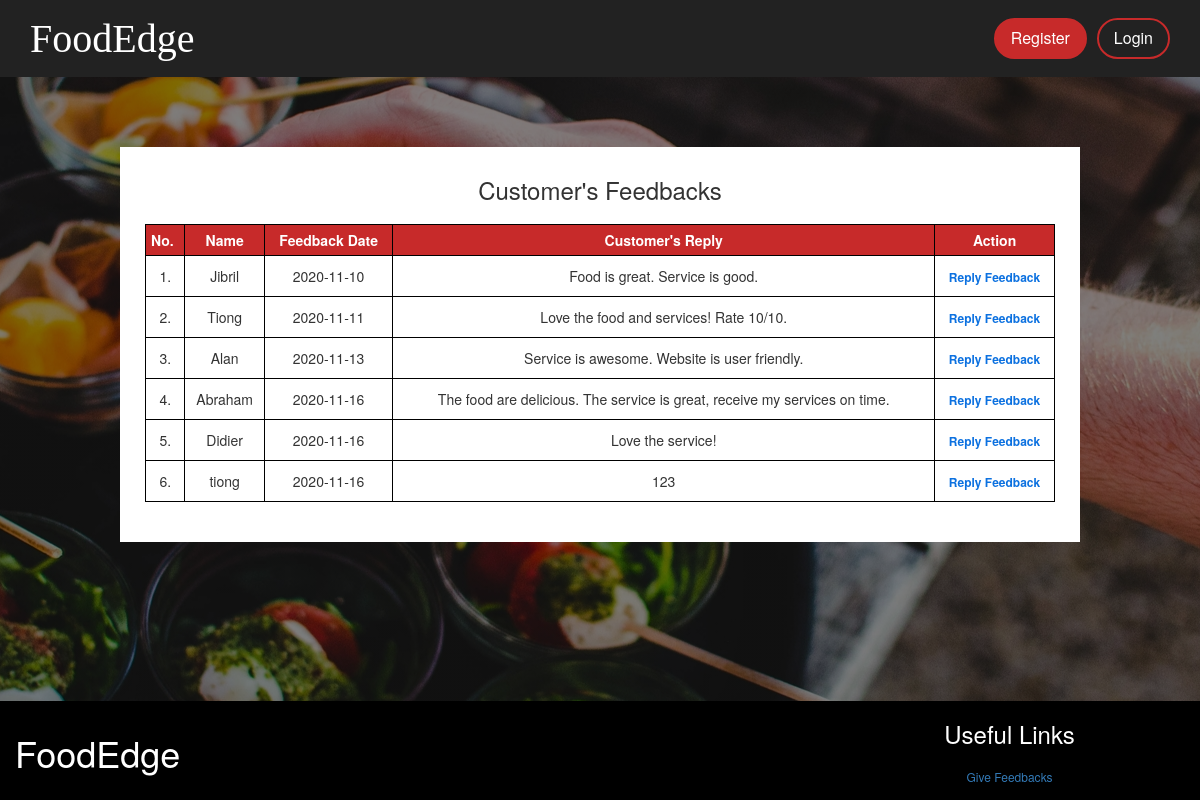
The page /receive_feedback.php on the database as committed earlier.
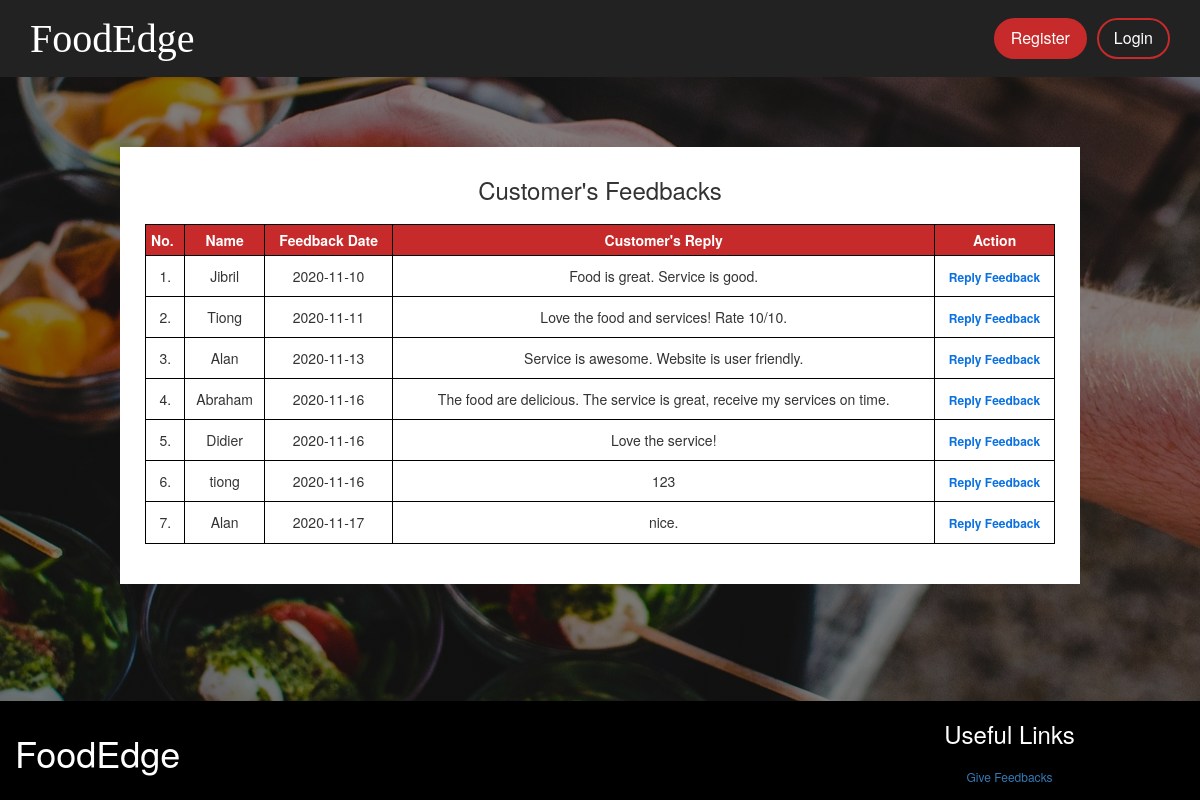
The same page on the database as committed later.
### tables this page shows
CREATE TABLE `feedbackdb` (
  `feedbackID` int(11) NOT NULL,
  `feedbackDate` date NOT NULL DEFAULT current_timestamp(),
  `customerName` varchar(255) NOT NULL,
  `customerEmail` varchar(255) NOT NULL,
  `replyDescription` varchar(255) NOT NULL
);

### receive_feedback.php (the view, shortened to what this page needs)
<?php
	require "Include/header.php";
	include ("Include/dtb.php");
		$sqlget = "SELECT * FROM feedbackdb";
		$sqldata = mysqli_query($conn, $sqlget) or die("error getting data");
?>
<section id="content">
<div class="replyFeedback-page">
<h3 class="feedback-h3">Customer's Feedbacks</h3>
<table class="cart-table" border="1">
	<tr>
		<th>No.</th>
		<th style="text-align:center;">Name</th>
		<th style="text-align:center;">Feedback Date</th>
		<th style="text-align:center;">Customer's Reply</th>
		<th>Action</th>
	</tr>
<?php
	$count = 1;
	while($row = mysqli_fetch_array($sqldata, MYSQLI_ASSOC)){
?>
	<tr>
		<td><?php echo $count. "."?></td>
		<td><?php echo $row["customerName"]?></td>
		<td><?php echo $row["feedbackDate"]?></td>
		<td><?php echo $row["replyDescription"]?></td>
		<td><a style="color: #0c71e0; font-weight:bold;" href="mailto: <?php echo $row["customerEmail"]?>">Reply Feedback </a></td>
		<?php $count++; ?>
	</tr>
<?php
	}
?>
</table>
</div>
</section>
<?php
	include_once "Include/footer.php";
?>

Rows that differ between the two databases and show on the page:
added feedbackdb: customerName "Alan", feedbackDate "2020-11-17", replyDescription "nice."
